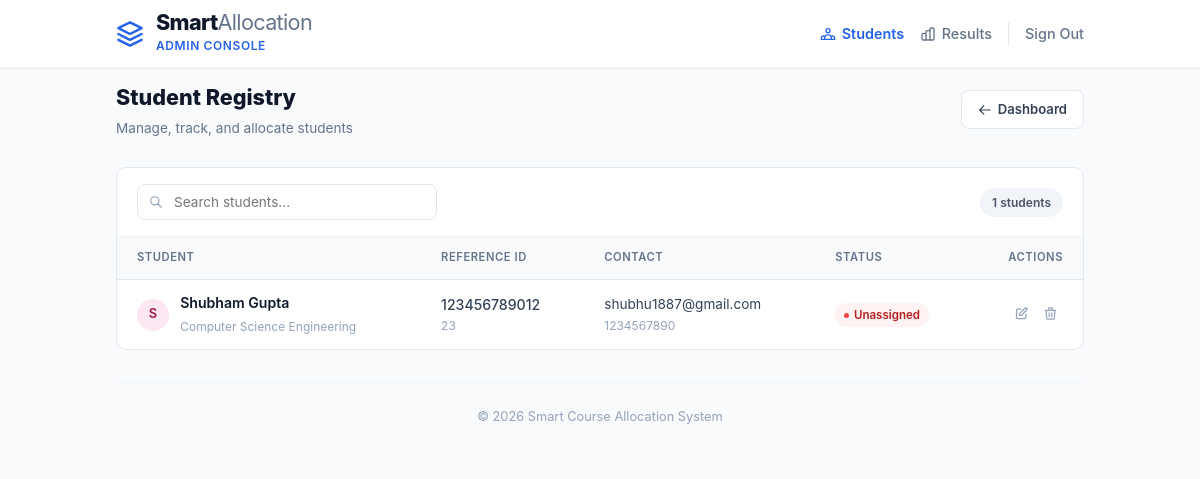
The page /admin/students (signed in) on the database its author committed.
### models.py (models this page shows, shortened)
class Student(db.Model):
    id = db.Column(db.Integer, primary_key=True)
    student_id = db.Column(db.String(50), unique=True, nullable=False)
    name = db.Column(db.String(150), nullable=False)
    email = db.Column(db.String(150), unique=True)
    submission_time = db.Column(db.DateTime, nullable=True)
    preferences = db.Column(db.JSON) # List of course names in order
    allocated_course_id = db.Column(db.Integer, db.ForeignKey('course.id'))
    allocation_status = db.Column(db.String(50), default='Pending') # Pending, Allocated, Unassigned
    allocated_course = db.relationship('Course', backref='assigned_students')
    student_class = db.Column(db.String(50))
    roll_no = db.Column(db.String(50))
    mobile_no = db.Column(db.String(20))
    department = db.Column(db.String(100))

### app.py (the view)
@app.route('/admin/students')
@login_required
def admin_students_list():
    if current_user.role != 'admin':
        return "Unauthorized", 403
    students = Student.query.all()
    return render_template('admin_students.html', students=students)

### app.py (called while the page is built)
@login_manager.user_loader
def load_user(user_id):
    return db.session.get(User, int(user_id))

### templates/admin_students.html (shortened to what this page needs)
<!DOCTYPE html>
<html lang="en">
<head>
    <link rel="stylesheet" href="{{ url_for('static', filename='index.css') }}">
</head>
<body>
    <nav class="portal-navbar">
        <div class="navbar-content">
            <a href="{{ url_for('dashboard') }}" class="brand-logo">
                <div class="brand-icon">
                    <svg width="28" height="28" viewBox="0 0 24 24" fill="none" stroke="currentColor" stroke-width="2"
                        stroke-linecap="round" stroke-linejoin="round">
                        <path d="M12 2L2 7l10 5 10-5-10-5zM2 17l10 5 10-5M2 12l10 5 10-5" />
                    </svg>
                </div>
                <div class="brand-text-col">
                    <div class="brand-title">Smart<span style="font-weight: 400; color: #64748b;">Allocation</span>
                    </div>
                    <div class="brand-subtitle">Admin Console</div>
                </div>
            </a>
            <div class="nav-right">
                <a href="{{ url_for('admin_students_list') }}" class="nav-link active">
                    <span>Students</span>
                </a>
                <a href="{{ url_for('admin_results') }}" class="nav-link">
                    <span>Results</span>
                </a>
                <form action="{{ url_for('logout') }}" method="POST" style="margin: 0;">
                    <button type="submit" class="logout-link">Sign Out</button>
                </form>
            </div>
        </div>
    </nav>
    <div class="page-wrap">
        <div class="page-header">
            <div>
                <h1 class="page-title">Student Registry</h1>
                <p class="page-subtitle">Manage, track, and allocate students</p>
            </div>
            <a href="{{ url_for('dashboard') }}" class="btn-back">
                <svg width="14" height="14" fill="none" viewBox="0 0 24 24" stroke="currentColor" stroke-width="2">
                    <path stroke-linecap="round" stroke-linejoin="round" d="M10 19l-7-7m0 0l7-7m-7 7h18" />
                </svg>
                Dashboard
            </a>
        </div>
        <div class="content-card">
            <div class="toolbar">
                <div class="search-group">
                    <input type="text" id="searchInput" class="search-input" placeholder="Search students...">
                </div>
                <div class="count-badge" id="countBadge">{{ students|length }} students</div>
            </div>
            <div style="overflow-x: auto;">
                <table class="data-table" id="studentsTable">
                    <thead>
                        <tr>
                            <th>Student</th>
                            <th>Reference ID</th>
                            <th>Contact</th>
                            <th>Status</th>
                            <th style="text-align: right;">Actions</th>
                        </tr>
                    </thead>
                    <tbody>
                        {% for student in students %}
                        <tr>
                            <td>
                                <div class="user-info">
                                    <div class="user-avatar avatar-{{ loop.index % 3 }}">
                                        {{ student.name[0] if student.name else '?' }}
                                    </div>
                                    <div>
                                        <span class="user-name">{{ student.name }}</span>
                                        <span class="user-meta">{{ student.department or 'No Dept' }}</span>
                                    </div>
                                </div>
                            </td>
                            <td>
                                <div>
                                    <span style="font-weight: 500;">{{ student.student_id }}</span>
                                    <span style="display: block; font-size: 0.75rem; color: #94a3b8;">{{ student.roll_no
                                        or '' }}</span>
                                </div>
                            </td>
                            <td>
                                <div style="font-size: 0.85rem;">{{ student.email }}</div>
                                <div style="font-size: 0.75rem; color: #94a3b8;">{{ student.mobile_no or '' }}</div>
                            </td>
                            <td>
                                {% if student.allocation_status == 'Allocated' %}
                                <span class="status-chip allocated"><span class="dot"></span>Allocated</span>
                                {% elif student.allocation_status == 'Unassigned' %}
                                <span class="status-chip unassigned"><span class="dot"></span>Unassigned</span>
                                {% else %}
                                <span class="status-chip pending"><span class="dot"></span>Pending</span>
                                {% endif %}
                            </td>
                            <td style="text-align: right;">
                                <a href="{{ url_for('edit_student', id=student.id) }}" class="action-btn" title="Edit">
                                    <svg width="15" height="15" fill="none" viewBox="0 0 24 24" stroke="currentColor"
                                        stroke-width="2">
                                        <path stroke-linecap="round" stroke-linejoin="round"
                                            d="M11 5H6a2 2 0 00-2 2v11a2 2 0 002 2h11a2 2 0 002-2v-5m-1.414-9.414a2 2 0 112.828 2.828L11.828 15H9v-2.828l8.586-8.586z" />
                                    </svg>
                                </a>
                                <form action="{{ url_for('delete_student', id=student.id) }}" method="POST"
                                    style="display: inline;"
                                    onsubmit="return confirm('Delete this student? This cannot be undone.');">
                                    <button type="submit" class="action-btn delete" title="Delete">
                                        <svg width="15" height="15" fill="none" viewBox="0 0 24 24"
                                            stroke="currentColor" stroke-width="2">
                                            <path stroke-linecap="round" stroke-linejoin="round"
                                                d="M19 7l-.867 12.142A2 2 0 0116.138 21H7.862a2 2 0 01-1.995-1.858L5 7m5 4v6m4-6v6m1-10V4a1 1 0 00-1-1h-4a1 1 0 00-1 1v3M4 7h16" />
                                        </svg>
                                    </button>
                                </form>
                            </td>
                        </tr>
                        {% endfor %}
                    </tbody>
                </table>
            </div>
        </div>
        <div class="portal-footer">
            &copy; 2026 Smart Course Allocation System
        </div>
    </div>
</body>
</html>

### static/index.css (style rules this page uses)
*, *::before, *::after { box-sizing: border-box; margin: 0; padding: 0; }
:root { --primary: #2563eb; --primary-hover: #1d4ed8; --primary-light: #eff6ff; --bg: #f8fafc; --card-bg: #ffffff; --text-main: #0f172a; --text-body: #334155; --text-muted: #64748b; --text-faint: #94a3b8; --success: #22c55e; --error: #ef4444; --warning: #f59e0b; --border: #e2e8f0; --border-light: #f1f5f9; --radius: 0.75rem; --radius-sm: 0.5rem; }
html { -webkit-font-smoothing: antialiased; -moz-osx-font-smoothing: grayscale; }
body { font-family: "Inter", system-ui, -apple-system, "Segoe UI", sans-serif; background: var(--bg); color: var(--text-body); line-height: 1.6; }
table { width: 100%; border-collapse: separate; border-spacing: 0; }
th { background: var(--bg); text-align: left; padding: 0.65rem 0.75rem; font-weight: 600; color: var(--text-muted); border-bottom: 1px solid var(--border); font-size: 0.78rem; text-transform: uppercase; letter-spacing: 0.04em; }
td { padding: 0.65rem 0.75rem; border-bottom: 1px solid var(--border-light); color: var(--text-body); font-size: 0.88rem; }
tr:last-child td { border-bottom: none; }

### rows shown on the page
Student: name "S", name "Shubham Gupta", department "Computer Science Engineering", student_id "123456789012", roll_no "23", email "shubhu1887@gmail.com", mobile_no "1234567890", allocation_status "Unassigned" (drawn)

### other values the page prints
{{ students|length }} "1"
